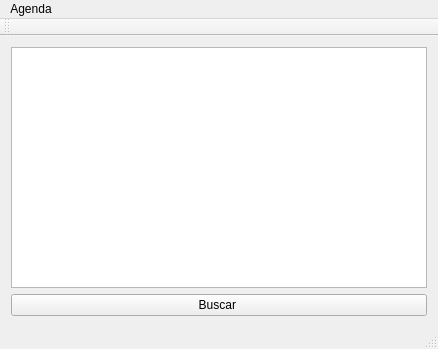
<?xml version="1.0" encoding="UTF-8"?>
<ui version="4.0">
 <class>MainWindow</class>
 <widget class="QMainWindow" name="MainWindow">
  <property name="geometry">
   <rect>
    <x>0</x>
    <y>0</y>
    <width>438</width>
    <height>349</height>
   </rect>
  </property>
  <property name="windowTitle">
   <string>MainWindow</string>
  </property>
  <widget class="QWidget" name="centralWidget">
   <layout class="QGridLayout" name="gridLayout">
    <item row="0" column="0">
     <widget class="QTableView" name="tableView"/>
    </item>
    <item row="1" column="0">
     <widget class="QPushButton" name="buscar_pushButton">
      <property name="text">
       <string>Buscar </string>
      </property>
     </widget>
    </item>
   </layout>
  </widget>
  <widget class="QMenuBar" name="menuBar">
   <property name="geometry">
    <rect>
     <x>0</x>
     <y>0</y>
     <width>438</width>
     <height>22</height>
    </rect>
   </property>
   <widget class="QMenu" name="menuAgenda">
    <property name="title">
     <string>Agenda</string>
    </property>
    <addaction name="actionAdicionar"/>
    <addaction name="actionRemover"/>
    <addaction name="actionEditar"/>
   </widget>
   <addaction name="menuAgenda"/>
  </widget>
  <widget class="QToolBar" name="mainToolBar">
   <attribute name="toolBarArea">
    <enum>TopToolBarArea</enum>
   </attribute>
   <attribute name="toolBarBreak">
    <bool>false</bool>
   </attribute>
  </widget>
  <widget class="QStatusBar" name="statusBar"/>
  <action name="actionAdicionar">
   <property name="text">
    <string>Adicionar</string>
   </property>
  </action>
  <action name="actionRemover">
   <property name="text">
    <string>Remover</string>
   </property>
  </action>
  <action name="actionEditar">
   <property name="text">
    <string>Editar</string>
   </property>
  </action>
 </widget>
 <layoutdefault spacing="6" margin="11"/>
 <resources/>
 <connections/>
</ui>
